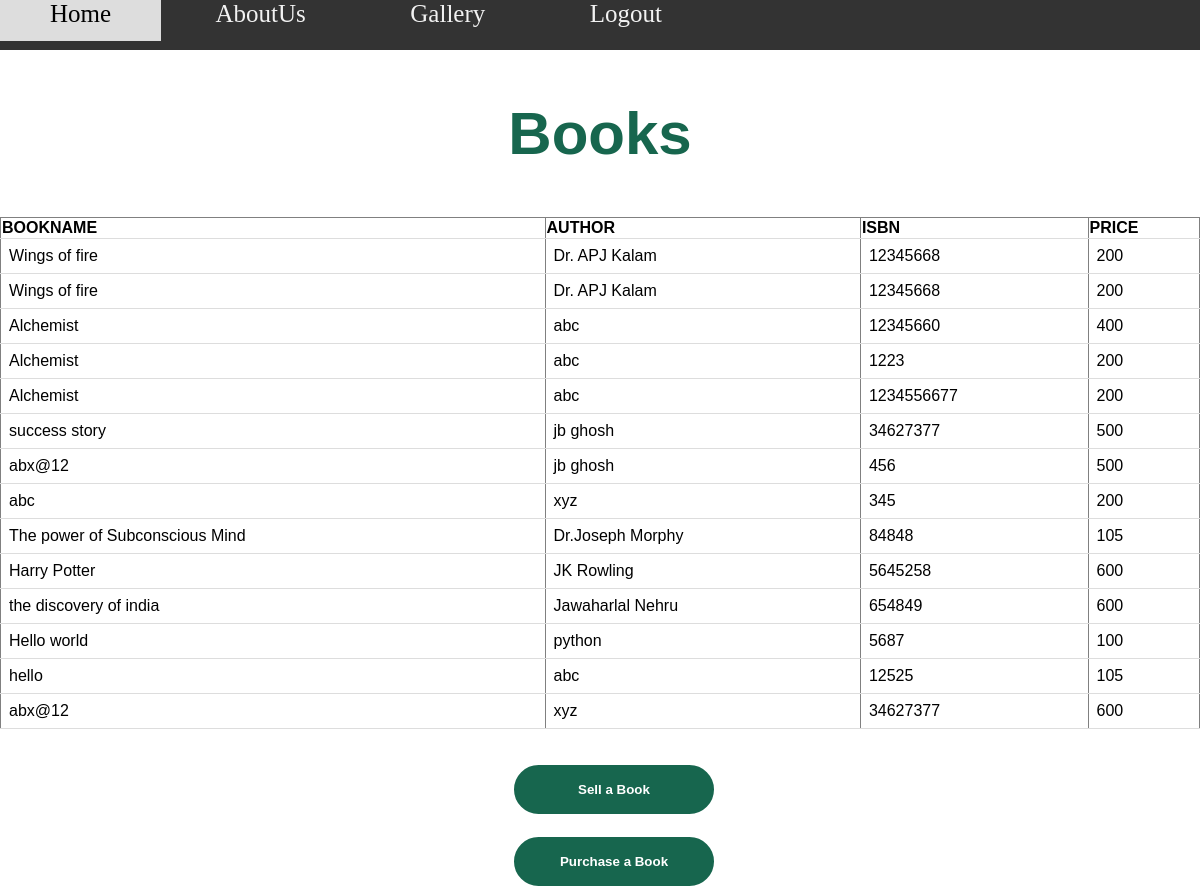
The app's page /storyteller/third/data/ with its own data.
### storyteller/models.py (models this page shows)
class Info(models.Model):
    bookname = models.CharField(max_length=255)
    author = models.CharField(max_length=255)
    isbn = models.IntegerField()
    price = models.IntegerField()

### storyteller/views.py (the view)
# urls.py: path('third/data/', views.data, name='data'),
def data(request):
    mymembers = Info.objects.all().values()
    template = loader.get_template('data.html')
    context = {
        'mymembers': mymembers,
    }
    return HttpResponse(template.render(context, request))

### storyteller/templates/data.html (shortened to what this page needs)
{% load static %}
<html>
<head>
    <link rel="stylesheet" href="{% static 'style2.css' %}">
</head>
<body>
<div class="topnav">
  <a  href="index/">Home</a>
  <a href="about/">AboutUs</a>
  <a href="gallery/">Gallery</a>
    <a class="right" href="index/">Logout</a>
</div>
<h1>Books</h1>
    <table border="1">
        <tr>
            <th>BOOKNAME</th>
            <th>AUTHOR</th>
            <th>ISBN</th>
            <th>PRICE</th>
        </tr>
        {% for x in mymembers %}
        <tr>
            <td>{{ x.bookname }}</td>
            <td>{{ x.author }}</td>
            <td>{{ x.isbn }}</td>
            <td>{{ x.price }}</td>
        </tr>
        {% endfor %}
    </table>
<p>
    <button><a href="add/">Sell a Book</a></button><br><br><br><br>
    <button><a href="purchase/">Purchase a Book</a></button>
</p>
</body>
</html>

### storyteller/static/style2.css (style rules this page uses)
h1 { color: rgb(23, 102, 78); font-size: 60px; padding: 9px; text-align: center; }
table { border-collapse: collapse; width: 100%; }
tr, td { padding: 8px; text-align: left; border-bottom: 1px solid #ddd; }
button { width: 200px; padding: 15px 0; text-align: center; margin: 20px 10px; border-radius: 25px; font-weight: bold; border: 2px solid rgb(23, 102, 78); background: rgb(23, 102, 78); color: black; cursor: pointer; position: absolute; overflow: hidden; left: 42%; }
a { text-decoration: none; color: white; }

### storyteller/templates/data.html (style rules this page uses)
body { margin: 0; font-family: Arial, Helvetica, sans-serif; }
.topnav { overflow: hidden; background-color: #333; height:50px; }
.topnav a { color: #f2f2f2; text-align: center; padding: 14px 50px; text-decoration:none; font-size:25px; font-family:serif; }
.right { align: right; color: #f2f2f2; padding: 14px 50px; text-decoration:none; font-size:25px; font-family:serif; }

### records on screen
Info: bookname "Wings of fire", author "Dr. APJ Kalam", isbn "12345668", price "200"
Info: bookname "Wings of fire", author "Dr. APJ Kalam", isbn "12345668", price "200"
Info: bookname "Alchemist", author "abc", isbn "12345660", price "400"
Info: bookname "Alchemist", author "abc", isbn "1223", price "200"
Info: bookname "Alchemist", author "abc", isbn "1234556677", price "200"
Info: bookname "success story", author "jb ghosh", isbn "34627377", price "500"
Info: bookname "abx@12", author "jb ghosh", isbn "456", price "500"
Info: bookname "abc", author "xyz", isbn "345", price "200"
Info: bookname "The power of Subconscious Mind", author "Dr.Joseph Morphy", isbn "84848", price "105"
Info: bookname "Harry Potter", author "JK Rowling", isbn "5645258", price "600"
Info: bookname "the discovery of india", author "Jawaharlal Nehru", isbn "654849", price "600"
Info: bookname "Hello world", author "python", isbn "5687", price "100"
Info: bookname "hello", author "abc", isbn "12525", price "105"
Info: bookname "abx@12", author "xyz", isbn "34627377", price "600"
